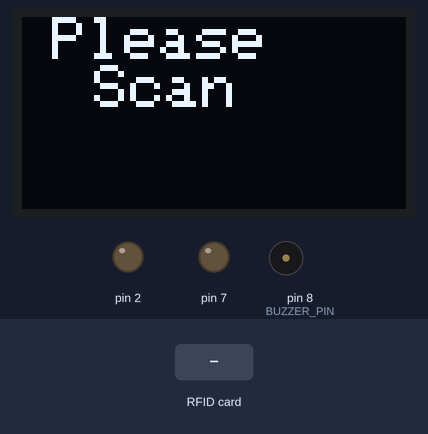
This sketch was run on a simulated Arduino Uno, built with avr-gcc and run on an emulated ATmega328P. Shown: 128×64 one-colour display, output pins drawn as LEDs (lit = HIGH), buzzer (waves = sounding). The inputs (shaded band) are chosen by the test bench. The display library's start-up logo is not drawn; pins used as bus, display or sensor lines are not drawn; what the sketch prints to the serial monitor is not drawn.

Above: at 1.3 s.
1.4 s: RFID card 5E 7A 19 C4 held to the reader
At 1.45 s:
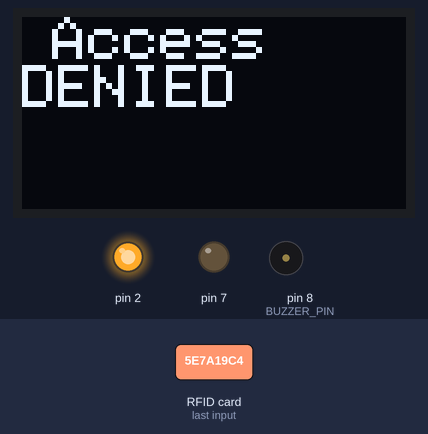
Timing chart, 0 to 1.5 s (numbered marks = the images above; inputs shaded):
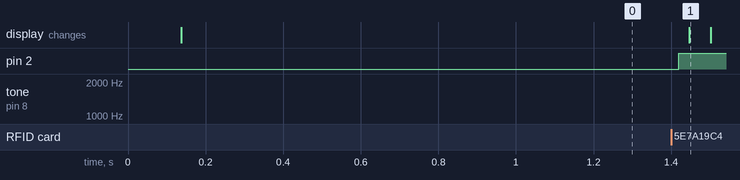

The sketch:

KeyCard.ino
```cpp
// Imports
#include <Adafruit_GFX.h>
#include <Adafruit_SPITFT.h>
#include <Adafruit_SPITFT_Macros.h>
#include <gfxfont.h>
#include <SPI.h>
#include <MFRC522.h>
#include <Adafruit_SSD1306.h>

/*
 * Keycard-Authenticator von Leo Ferrari
 * Diese Schaltung erkennt, ob ein Key zugelassen ist oder nicht.
 */

// definiert die verschiedenen Pins
#define OLED_RESET 4
Adafruit_SSD1306 display(OLED_RESET);

#define NUMFLAKES 10
#define XPOS 0
#define YPOS 1
#define DELTAY 2
#define LOGO16_GLCD_HEIGHT 32
#define LOGO16_GLCD_WIDTH  128
#define SS_PIN 10
#define RST_PIN 9
MFRC522 mfrc522(SS_PIN, RST_PIN);

#define BUZZER_PIN 8

// Setup-Methode
void setup(){
  // Serial beginnt auf 9600
  Serial.begin(9600);
  // der LCD Panel wird initialisiert
  display.begin(SSD1306_SWITCHCAPVCC, 0x3C);
  display.display();
  SPI.begin();
  // NFC Scanner wird initialisiert
  mfrc522.PCD_Init();
  Serial.println("Halten Sie die Karte an den Sensor");
  Serial.println();
  pinMode(7, OUTPUT);
  pinMode(2, OUTPUT);
  pinMode(8, OUTPUT);

  // Clear Display
  display.clearDisplay();
  display.setTextSize(2);
  display.setTextColor(WHITE);
  display.setCursor(10,0);
  display.clearDisplay();
  // Please Scan wird auf LCD gedrucked
  display.println("Please     Scan");
  display.display();
}

// Loop-Mehtode
void loop(){
  // Falls keine neue NFC Karte gefunden wird, wird Schleife unterbrochen
  if ( ! mfrc522.PICC_IsNewCardPresent()){
    return;
  }

  // Falls das lesen der Karte nicht möglich ist, wird Schleife unterbrochen
  if ( ! mfrc522.PICC_ReadCardSerial()){
    return;
  }

  // Drucke UID tag der NFC-Karte
  Serial.print("UID tag :");
  String content= "";
  byte letter;
  for (byte i = 0; i < mfrc522.uid.size; i++)
  {
     Serial.print(mfrc522.uid.uidByte[i] < 0x10 ? " 0" : " ");
     Serial.print(mfrc522.uid.uidByte[i], HEX);
     content.concat(String(mfrc522.uid.uidByte[i] < 0x10 ? " 0" : " "));
     content.concat(String(mfrc522.uid.uidByte[i], HEX));
  }
  Serial.println();
  Serial.print("Message : ");
  content.toUpperCase();

  // Falls die gescannte Karte, "authorised" ist
  if (content.substring(1) == "04 B3 EF 22 C8 48 80") //change here the UID of the card/cards that you want to give access
  {

  Serial.println("Authorized access");
  Serial.println();
  digitalWrite(7, HIGH); // Grüne Lampe anschalten
  display.setTextSize(2);
  display.setTextColor(WHITE);
  display.setCursor(10,0);
  display.clearDisplay();
  display.println("Access   Granted");
  display.display();
  delay(1);

  display.startscrollright(0x00, 0x0F); // Text wird auf Display nach rechts gescrolled
  tone(8, 1000, 3000); // Tone wird auf Lautsprecher gespielt
  delay(3000);

  display.stopscroll(); // Rechts-Scroll wird aufgehört
  display.println("Please Scan");
  digitalWrite(7, LOW); // Grüne Lampe wird ausgeschaltet
  display.setCursor(10,0);
  display.clearDisplay();
  display.println("Please     Scan");
  display.display();


  }

 else   {
  Serial.println(" Access denied");
  digitalWrite(2, HIGH);
  display.setTextSize(2);
  display.setTextColor(WHITE);
  display.setCursor(10,0);
  display.clearDisplay();
  display.println("Access   DENIED");
  display.display();
  delay(1);

  display.startscrollright(0x00, 0x0F); // Scroll wird angeschaltet

  for(int i = 0; i<3000; i++){
    tone(8, i,1); // Sirene tönt
  }

  for(int i = 0; i<3000; i++){
    tone(8, i,1); // Sirene tönt
  }

  for(int i = 0; i<3000; i++){
    tone(8, i,1); // Sirene tönt
  }


  for(int i = 0; i<3000; i++){
    tone(8, i, 1); // Sirene tönt
  }
  tone(8, 1,1);
  tone(8,500,1000);


  delay(1000);
  display.stopscroll();
  digitalWrite(2, LOW); // Lampen werden abgeschaltet
  display.println("Please Scan");

  display.setCursor(10,0);
  display.clearDisplay();
  display.println("Please     Scan");
  display.display();

  }
}
```

Measured:
- after the input at 1.4 s, the display: changes after 0.05 s (image 1)
